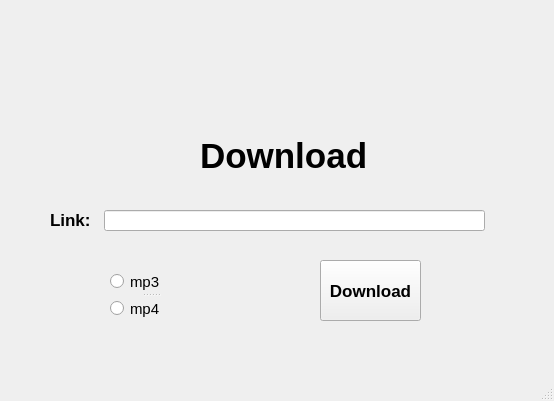
<?xml version="1.0" encoding="UTF-8"?>
<ui version="4.0">
 <class>MainWindow</class>
 <widget class="QMainWindow" name="MainWindow">
  <property name="geometry">
   <rect>
    <x>0</x>
    <y>0</y>
    <width>554</width>
    <height>401</height>
   </rect>
  </property>
  <property name="windowTitle">
   <string>MainWindow</string>
  </property>
  <widget class="QWidget" name="centralwidget">
   <widget class="QLineEdit" name="txt_link">
    <property name="geometry">
     <rect>
      <x>104</x>
      <y>210</y>
      <width>381</width>
      <height>21</height>
     </rect>
    </property>
   </widget>
   <widget class="QLabel" name="label">
    <property name="geometry">
     <rect>
      <x>50</x>
      <y>210</y>
      <width>41</width>
      <height>20</height>
     </rect>
    </property>
    <property name="font">
     <font>
      <pointsize>13</pointsize>
      <weight>75</weight>
      <bold>true</bold>
     </font>
    </property>
    <property name="text">
     <string>Link:</string>
    </property>
   </widget>
   <widget class="QPushButton" name="bt_download">
    <property name="geometry">
     <rect>
      <x>320</x>
      <y>260</y>
      <width>101</width>
      <height>61</height>
     </rect>
    </property>
    <property name="font">
     <font>
      <pointsize>13</pointsize>
      <weight>75</weight>
      <bold>true</bold>
     </font>
    </property>
    <property name="text">
     <string>Download</string>
    </property>
   </widget>
   <widget class="QLabel" name="label_2">
    <property name="geometry">
     <rect>
      <x>200</x>
      <y>120</y>
      <width>191</width>
      <height>71</height>
     </rect>
    </property>
    <property name="font">
     <font>
      <pointsize>26</pointsize>
      <weight>75</weight>
      <bold>true</bold>
     </font>
    </property>
    <property name="text">
     <string>Download</string>
    </property>
   </widget>
   <widget class="QLabel" name="label_3">
    <property name="geometry">
     <rect>
      <x>50</x>
      <y>20</y>
      <width>461</width>
      <height>111</height>
     </rect>
    </property>
    <property name="text">
     <string>&lt;html&gt;&lt;head/&gt;&lt;body&gt;&lt;p&gt;&lt;img src=&quot;:/youtube/youtube.jpg&quot;/&gt;&lt;/p&gt;&lt;/body&gt;&lt;/html&gt;</string>
    </property>
   </widget>
   <widget class="QSplitter" name="splitter">
    <property name="geometry">
     <rect>
      <x>110</x>
      <y>270</y>
      <width>81</width>
      <height>51</height>
     </rect>
    </property>
    <property name="orientation">
     <enum>Qt::Vertical</enum>
    </property>
    <widget class="QRadioButton" name="rb_mp3">
     <property name="font">
      <font>
       <pointsize>11</pointsize>
      </font>
     </property>
     <property name="text">
      <string>mp3</string>
     </property>
    </widget>
    <widget class="QRadioButton" name="rb_mp4">
     <property name="font">
      <font>
       <pointsize>11</pointsize>
      </font>
     </property>
     <property name="text">
      <string>mp4</string>
     </property>
    </widget>
   </widget>
  </widget>
  <widget class="QMenuBar" name="menubar">
   <property name="geometry">
    <rect>
     <x>0</x>
     <y>0</y>
     <width>554</width>
     <height>21</height>
    </rect>
   </property>
  </widget>
  <widget class="QStatusBar" name="statusbar"/>
 </widget>
 <resources>
  <include location="youtube.qrc"/>
 </resources>
 <connections/>
</ui>
